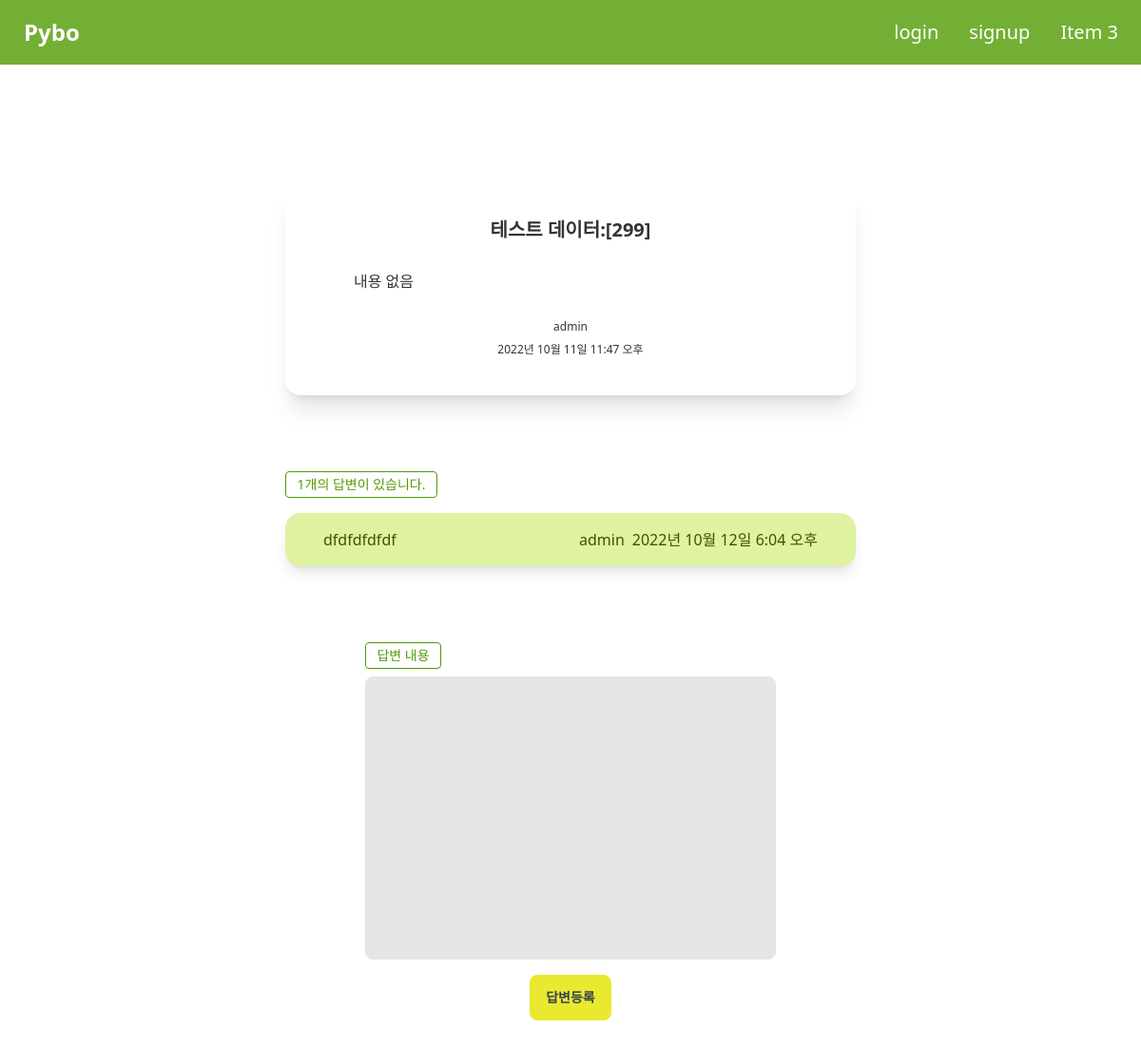
Page /pybo/308/ on the committed database.
### pybo/models.py (models this page shows, shortened)
class Question(models.Model):   # 질문 클래스 생성
    author = models.ForeignKey(User, on_delete=models.CASCADE)
    subject = models.CharField(max_length=200)  # 제목 컬럼, 글자수 길이 제한이 필요한 속성은 CharField()사용
    content = models.TextField()    # 내용 컬럼, 글자수 길이 제한 필요없는 속성은 TextField()사용
    create_date = models.DateTimeField()    # 작성일
    modify_date = models.DateTimeField(null=True, blank=True)       # 수정일, null 허용, 입력된 데이터 검증 시 값 없어도 됨

class Answer(models.Model): # 답변 클래스 생성
    author = models.ForeignKey(User, on_delete=models.CASCADE)
    question = models.ForeignKey(Question, on_delete=models.CASCADE)    # 질문의 대한 답변이므로 Question클래스(테이블)을 참조해야함, 질문과 답변이 이어진 데이터가 삭제될 경우 함께 삭제(하나의 질문에 많은 답변이 달릴 수 있으므로)
    content = models.TextField()
    create_date = models.DateTimeField()
    modify_date = models.DateTimeField(null=True, blank=True)  # 수정일, null 허용, 입력된 데이터 검증 시 값 없어도 됨

### pybo/views.py (the view)
# urls.py: path('<int:question_id>/', views.detail, name='detail'), # int 형의 question_id가(= /pybo/2 )로 url요청 시 views.detail로 리턴
def detail(request, question_id):
    question = get_object_or_404(Question, pk=question_id)  # 불러오는 Question모델의 기본키(PK)에 해당하는 값
    context = {'question':question}
    return render(request, 'pybo/question_detail.html', context)

### templates/pybo/question_detail.html (shortened to what this page needs)
{% extends 'base.html' %}
{% block content %}
    <div class="overflow-x-auto flex-col space-y-20 my-32 justify-center items-center">
         <div class="card mx-auto w-2/4 bg-white shadow-xl rounded-2xl">
            <div class="card-body">
                <div class="card-title text-xl justify-center">{{ question.subject }}</div>
                <p class="px-10 py-5">{{ question.content }}</p>
                <div class="text-center text-xs">{{ question.author.username }}</div>
                <div class="text-center text-xs">{{ question.create_date }}</div>
            </div>
        </div>
        <div class="w-2/4 mx-auto space-y-4">
            {% if question.answer_set.count > 0 %}
                 <div class="badge badge-primary badge-outline rounded w-40 h-7">{{ question.answer_set.count }}개의 답변이 있습니다.</div>
            {% endif %}
            {% for answer in question.answer_set.all %}
                <div class="mb-2">
                    <div class="alert alert-success shadow-lg px-10">
                        <div>{{ answer.content }}</div>
                        <div class="text-end">
                            <div>{{ answer.author.username }}</div>
                            <div>{{ answer.create_date }}</div>
                        </div>
                    </div>
                </div>
            {% endfor %}
        </div>
        <div class="flex-col space-y-2 mx-96">
            <div class="badge badge-primary badge-outline rounded w-20 h-7">답변 내용</div>
            <form action="{% url 'pybo:answer_create' question.id %}" method="post" class="text-center">
                <div>
                    <textarea
                            {% if not user.is_authenticated %} disabled {% endif %}
                            name="content" id="content" rows="10" class="textarea textarea-bordered focus:outline-none">
                    </textarea>
                </div>
                <input type="submit" value="답변등록" class="btn btn-secondary text-gray-700 hover:text-white">
            </form>
        </div>
    </div>
{% endblock %}

### static/style.css (style rules this page uses)
textarea { width:100%; resize:none; }
input[type=submit] { margin-top:10px; }

### rows in the picture
Question: subject "테스트 데이터:[299]", content "내용 없음", author.username "admin", create_date "2022년 10월 11일 11:47 오후", answer_set.count "1"
Answer: content "dfdfdfdfdf", author.username "admin", create_date "2022년 10월 12일 6:04 오후"
